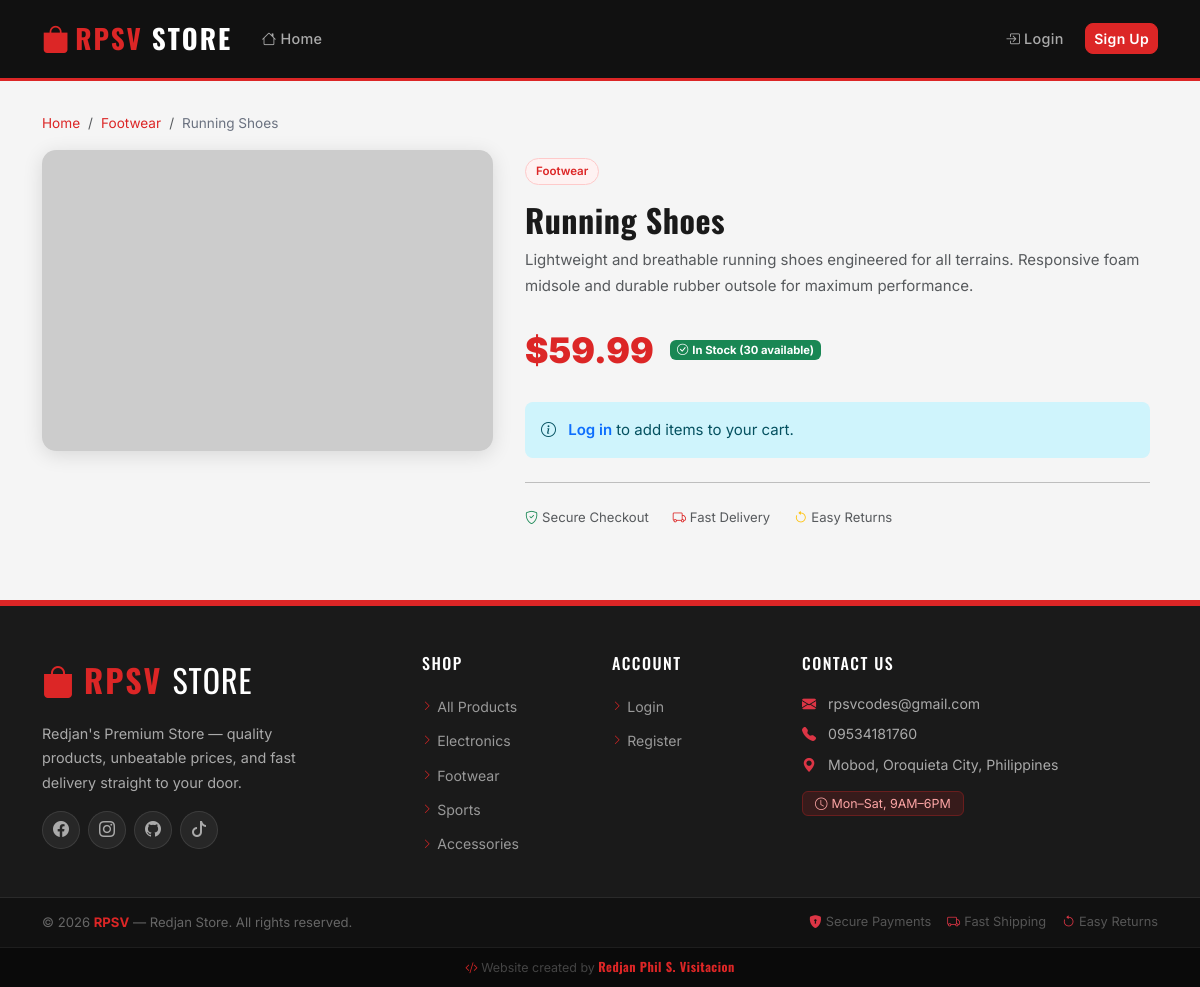
The app's page /product/2 with its own data.
### tables this page shows
CREATE TABLE products (
        id INTEGER PRIMARY KEY AUTOINCREMENT,
        name TEXT NOT NULL,
        description TEXT,
        price REAL NOT NULL,
        stock INTEGER NOT NULL DEFAULT 0,
        image_url TEXT,
        category TEXT
    );

### app.py (the view)
@app.route('/product/<int:product_id>')
def product_detail(product_id):
    db = get_db()
    product = db.execute("SELECT * FROM products WHERE id=?", (product_id,)).fetchone()
    if not product:
        flash('Product not found.', 'warning')
        return redirect(url_for('index'))
    return render_template('buyer/product_detail.html', product=product)

### app.py (called while the page is built, shortened)
@app.context_processor
def inject_cart_count():
    count = 0
    return dict(cart_count=count)

### database.py (called while the page is built)
def get_db():
    if 'db' not in g:
        g.db = sqlite3.connect(DATABASE)
        g.db.row_factory = sqlite3.Row
        g.db.execute("PRAGMA foreign_keys = ON")
        g.db.execute("PRAGMA journal_mode = WAL")   # allows concurrent reads + writes
    return g.db

### templates/buyer/product_detail.html (shortened to what this page needs)
{% extends "base.html" %}
{% block content %}
<nav aria-label="breadcrumb" class="mb-3">
  <ol class="breadcrumb">
    <li class="breadcrumb-item"><a href="{{ url_for('index') }}">Home</a></li>
    <li class="breadcrumb-item">
      <a href="{{ url_for('index', category=product['category']) }}">{{ product['category'] }}</a>
    </li>
    <li class="breadcrumb-item active">{{ product['name'] }}</li>
  </ol>
</nav>
<div class="row g-4">
  <div class="col-md-5">
    <img src="{{ product['image_url'] or 'https://placehold.co/600x450?text=No+Image' }}"
         class="product-detail-img product-img" alt="{{ product['name'] }}">
  </div>
  <div class="col-md-7">
    <div class="p-2">
      <span class="badge-category d-inline-block mb-3">{{ product['category'] }}</span>
      <h2 class="fw-bold mb-2" style="color:var(--dark)">{{ product['name'] }}</h2>
      <p class="text-muted mb-4" style="line-height:1.7">{{ product['description'] }}</p>
      <div class="d-flex align-items-center gap-3 mb-4">
        <span style="font-size:2.2rem;font-weight:900;color:var(--primary)">
          ${{ "%.2f"|format(product['price']) }}
        </span>
        {% if product['stock'] > 10 %}
          <span class="badge bg-success">
            <i class="bi bi-check-circle me-1"></i>In Stock ({{ product['stock'] }} available)
          </span>
        {% elif product['stock'] > 0 %}
          <span class="badge bg-warning text-dark">
            <i class="bi bi-exclamation-circle me-1"></i>Low Stock ({{ product['stock'] }} left)
          </span>
        {% else %}
          <span class="badge bg-danger">
            <i class="bi bi-x-circle me-1"></i>Out of Stock
          </span>
        {% endif %}
      </div>
      {% if current_user.is_authenticated and current_user.role == 'buyer' and product['stock'] > 0 %}
      <form method="POST" action="{{ url_for('add_to_cart') }}">
        <input type="hidden" name="product_id" value="{{ product['id'] }}">
        <div class="mb-3">
          <label class="form-label fw-semibold">Quantity</label>
          <div class="d-flex align-items-center gap-2">
            <button type="button" class="btn btn-outline-secondary btn-sm qty-decrease"
                    style="width:36px;height:36px">
              <i class="bi bi-dash"></i>
            </button>
            <input type="number" class="form-control qty-input" name="quantity"
                   value="1" min="1" max="{{ product['stock'] }}">
            <button type="button" class="btn btn-outline-secondary btn-sm qty-increase"
                    style="width:36px;height:36px">
              <i class="bi bi-plus"></i>
            </button>
          </div>
        </div>
        <div class="d-flex gap-2">
          <button type="submit" class="btn btn-primary px-4 py-2 fw-semibold">
            <i class="bi bi-cart-plus me-2"></i>Add to Cart
          </button>
          <a href="{{ url_for('cart') }}" class="btn btn-outline-secondary px-4 py-2">
            <i class="bi bi-cart3 me-1"></i>View Cart
          </a>
        </div>
      </form>
      {% elif not current_user.is_authenticated %}
      <div class="alert alert-info">
        <i class="bi bi-info-circle me-2"></i>
        <a href="{{ url_for('login') }}" class="fw-semibold">Log in</a> to add items to your cart.
      </div>
      {% else %}
      <div class="alert alert-danger">
        <i class="bi bi-x-circle me-2"></i>This product is currently out of stock.
      </div>
      {% endif %}
      <hr class="my-4">
      <div class="d-flex gap-4 text-muted small">
        <span><i class="bi bi-shield-check me-1 text-success"></i>Secure Checkout</span>
        <span><i class="bi bi-truck me-1 text-primary"></i>Fast Delivery</span>
        <span><i class="bi bi-arrow-counterclockwise me-1 text-warning"></i>Easy Returns</span>
      </div>
    </div>
  </div>
</div>
{% endblock %}

### static/css/custom.css (style rules this page uses)
:root { --primary: #dc2626; --primary-dark: #b91c1c; --primary-light: #fef2f2; --black: #111111; --black-soft: #1e1e1e; --grey: #f5f5f5; --grey-mid: #e5e5e5; --white: #ffffff; --text-main: #1a1a1a; --text-muted: #6b7280; --shadow-sm: 0 2px 8px rgba(0,0,0,.08); --shadow-md: 0 4px 20px rgba(0,0,0,.12); --shadow-lg: 0 12px 40px rgba(0,0,0,.18); --radius: 14px; --radius-sm: 8px; --transition: all 0.25s cubic-bezier(.4,0,.2,1); }
*, *::before, *::after { box-sizing: border-box; }
html { scroll-behavior: smooth; }
body { background: var(--grey); font-family: 'Inter', system-ui, sans-serif; color: var(--text-main); font-size: 15px; line-height: 1.6; }
h1, h2, h3, h4, h5, h6, .navbar-brand, .stat-value, .hero-section h1, .page-header h2 { font-family: 'Oswald', sans-serif; letter-spacing: 0.5px; }
a { text-decoration: none; transition: var(--transition); }
img { max-width: 100%; }
.badge-category { background: var(--primary-light); color: var(--primary); font-size: .72rem; font-weight: 600; border-radius: 50px; padding: 3px 10px; border: 1px solid #fecaca; display: inline-block; transition: var(--transition); }
.alert { border: none; border-radius: var(--radius-sm); animation: slideDown .3s ease; }
.product-detail-img { border-radius: var(--radius); object-fit: cover; width: 100%; max-height: 460px; box-shadow: var(--shadow-md); transition: var(--transition); }
.breadcrumb { font-size: .85rem; }
.breadcrumb-item a { color: var(--primary); }
.breadcrumb-item.active { color: var(--text-muted); }
.text-primary { color: var(--primary) !important; }

### records on screen
products: category "Footwear", name "Running Shoes", description "Lightweight and breathable running shoes engineered for all terrains. Responsive foam midsole and durable rubber outsole for maximum performance.", price "59.99", stock "30"
